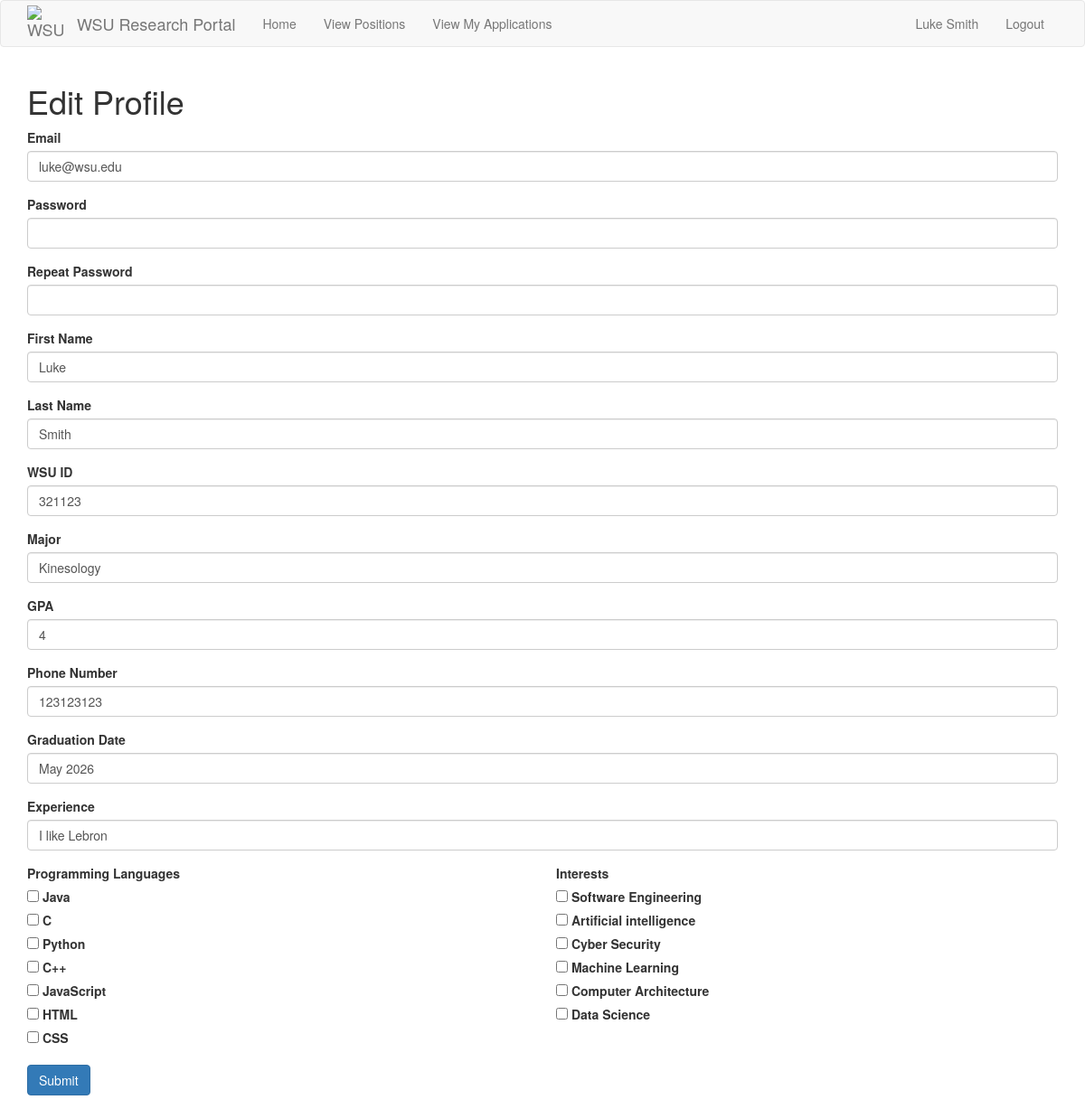
Screenshot of /edit_profile (signed in) with the database file from the repository.
### src/Model/models.py (models this page shows, shortened)
class User(db.Model, UserMixin):
    __tablename__ = 'user'
    id = db.Column(db.Integer, primary_key=True)
    password_hash = db.Column(db.String(128))
    firstname = db.Column(db.String(100))
    lastname = db.Column(db.String(100))
    wsu_id = db.Column(db.String(15), unique = True)
    email = db.Column(db.String(120),unique = True, index = True)
    phone = db.Column(db.String(11),unique = True)
    user_type = db.Column(db.String(50))
    __mapper_args__ = {
        'polymorphic_identity': 'User',
        'polymorphic_on': user_type
    }

class Student(User, db.Model):
    __tablename__='student'
    id = db.Column(db.ForeignKey("user.id"), primary_key = True)
    major = db.Column(db.String(50))
    gpa = db.Column(db.Integer())
    graduationDate = db.Column(db.String(15))
    experience = db.Column(db.String(500))
    applications = db.relationship('Application', backref='applicant')
    interests = db.relationship('Interest',
                                secondary=studentInterests,
                                primaryjoin=(studentInterests.c.student_id == id),
                                lazy='dynamic',
                                overlaps='studentInterests')
    languages = db.relationship('Language',
                                secondary=studentLanguages,
                                primaryjoin=(studentLanguages.c.student_id == id),
                                lazy='dynamic',
                                overlaps='studentLanguages')
    __mapper_args__ = {
        'polymorphic_identity': 'Student'
    }

class Language(db.Model):
    id = db.Column(db.Integer, primary_key=True)
    name = db.Column(db.String(12))
    studentLanguages = db.relationship(
        'Student',
        secondary=studentLanguages,
        primaryjoin=(studentLanguages.c.language_id == id),
        lazy='dynamic',
        overlaps='languages'
    )
    positionLanguages = db.relationship(
        'Position',
        secondary = positionLanguages,
        primaryjoin = (positionLanguages.c.language_id == id),
        lazy = 'dynamic',
        overlaps='languages'
    )

class Interest(db.Model):
    id = db.Column(db.Integer, primary_key=True)
    name = db.Column(db.String(100))
    studentInterests = db.relationship(
        'Student',
        secondary=studentInterests,
        primaryjoin=(studentInterests.c.interest_id == id),
        lazy='dynamic',
        overlaps='interests'
    )
    positionInterests = db.relationship(
        'Position',
        secondary = positionInterests,
        primaryjoin = (positionInterests.c.interest_id == id),
        lazy = 'dynamic',
        overlaps = 'interests'
    )

### src/Controller/routes.py (the view, shortened to what this page needs)
@routes.route('/edit_profile', methods = ['GET', 'POST'])
@login_required
def edit_profile():
    if current_user.user_type == "Student":
        eform = EditStudentForm()
        if request.method == 'POST':
            if eform.validate_on_submit():
                current_user.email = eform.email.data
                current_user.set_password(eform.password.data)
                current_user.firstname = eform.firstname.data
                current_user.lastname = eform.lastname.data
                current_user.wsu_id = eform.wsu_id.data
                current_user.major = eform.major.data
                current_user.gpa = eform.gpa.data
                current_user.graduationDate = eform.graduationDate.data
                current_user.interests = eform.interests.data
                current_user.languages = eform.programming_langs.data
                current_user.experience = eform.experience.data
                current_user.phone = eform.phone.data
                db.session.add(current_user)
                db.session.commit()
                flash("Your changes have been saved")
                return redirect(url_for('routes.display_profile'))
        elif request.method == 'GET':
            eform.email.data = current_user.email
            eform.firstname.data = current_user.firstname
            eform.lastname.data = current_user.lastname
            eform.wsu_id.data = current_user.wsu_id
            eform.major.data = current_user.major
            eform.gpa.data = current_user.gpa
            eform.graduationDate.data = current_user.graduationDate
            eform.interests.data = current_user.interests
            eform.programming_langs.data = current_user.languages
            eform.experience.data = current_user.experience
            eform.phone.data = current_user.phone
        return render_template('Student Pages/edit_student_profile.html', title = 'Edit Profile', form = eform)

### app.py (called while the page is built)
@app.context_processor
def inject_request():
    return dict(request=request)

@app.before_request
def initBD(*args, **kwargs):
    if app.got_first_request:
        db.create_all()
        if Language.query.count() == 0:
            languages = ['Java','C', 'Python', 'C++', 'JavaScript', 'HTML', 'CSS']
            for t in languages:
                db.session.add(Language(name=t))
        db.session.commit()
        if Interest.query.count() == 0:
            interests = ['Software Engineering', 'Artificial intelligence', 'Cyber Security', 'Machine Learning', 'Computer Architecture', 'Data Science']
            for t in interests:
                db.session.add(Interest(name=t))
        db.session.commit()

### src/Controller/forms.py (called while the page is built)
def languages():
    return Language.query.all()

def get_language_label(language):
    return language.name

def interests():
    return Interest.query.all()

def get_interest_label(interest):
    return interest.name

### src/Model/models.py (called while the page is built)
@login.user_loader
def load_user(id):
    return User.query.get(int(id))

### src/View/templates/Student Pages/edit_student_profile.html (shortened to what this page needs)
{% extends "base.html" %}
{% block content %}
<div class="container mt-4">
    <h1>Edit Profile</h1>
    {% if form %}
    <form method="post" action="{{ url_for('routes.edit_profile') }}">
        <div class="form-group">
            {{ form.email.label(class="form-label") }}
            {{ form.email(class="form-control") }}
        </div>
        <div class="form-group">
            {{ form.password.label(class="form-label") }}
            {{ form.password(class="form-control") }}
        </div>
        <div class="form-group">
            {{ form.password2.label(class="form-label") }}
            {{ form.password2(class="form-control") }}
        </div>
        <div class="form-group">
            {{ form.firstname.label(class="form-label") }}
            {{ form.firstname(class="form-control") }}
        </div>
        <div class="form-group">
            {{ form.lastname.label(class="form-label") }}
            {{ form.lastname(class="form-control") }}
        </div>
        <div class="form-group">
            {{ form.wsu_id.label(class="form-label") }}
            {{ form.wsu_id(class="form-control") }}
        </div>
        <div class="form-group">
            {{ form.major.label(class="form-label") }}
            {{ form.major(class="form-control") }}
        </div>
        <div class="form-group">
            {{ form.gpa.label(class="form-label") }}
            {{ form.gpa(class="form-control") }}
        </div>
        <div class="form-group">
            {{ form.phone.label(class="form-label") }}
            {{ form.phone(class="form-control") }}
        </div>
        <div class="form-group">
            {{ form.graduationDate.label(class="form-label") }}
            {{ form.graduationDate(class="form-control") }}
        </div>
        <div class="form-group">
            {{ form.experience.label(class="form-label") }}
            {{ form.experience(class="form-control") }}
        </div>
        <div class="row">
            <div class="col-md-6">
                <div class="form-group">
                    <strong>{{ form.programming_langs.label }}</strong>
                    <ul class="list-unstyled">
                    {% for subfield in form.programming_langs %}
                        <li>
                            {{ subfield }} {{ subfield.label }}
                        </li>
                    {% endfor %}
                    </ul>
                </div>
            </div>
            <div class="col-md-6">
                <div class="form-group">
                    <strong>{{ form.interests.label }}</strong>
                    <ul class="list-unstyled">
                    {% for subfield in form.interests %}
                        <li>
                            {{ subfield }} {{ subfield.label }}
                        </li>
                    {% endfor %}
                    </ul>
                </div>
            </div>
        </div>
        <div class="form-group">
            {{ form.submit(class="btn btn-primary") }}
        </div>
    </form>
    {% endif %}
</div>
{% endblock %}

### src/View/templates/_navbar.html (shortened to what this page needs)
{% block navbar %}
    <nav class="navbar navbar-default">
        <div class="container">
            <div class="navbar-header">
                <a class="navbar-brand" href="{{ url_for('routes.index') }}" style="display: flex; align-items: center;">
                    <img src="{{ url_for('static', filename='wsu-logo.png') }}" alt="WSU Cougarhead" style="width: 40px; height: 40px">
                    <span style="margin-left: 15px;">WSU Research Portal</span>
                </a>
            </div>
            <div class="collapse navbar-collapse" id="bs-example-navbar-collapse-1">
                <ul class="nav navbar-nav">
                        <li {% if request.path == url_for('routes.index') %}class="active"{% endif %}>
                            <a href="{{ url_for('routes.index') }}">Home</a>
                        </li>
                    {% if current_user.user_type == "Professor" %}
                        <li {% if request.path == url_for('positions.positions') %}class="active"{% endif %}>
                            <a href="{{ url_for('positions.positions') }}">View My Positions</a>
                        </li>
                        <li {% if request.path == url_for('positions.create_position') %}class="active"{% endif %}>
                            <a href="{{ url_for('positions.create_position') }}">Create Position</a>
                        </li>
                    {% elif current_user.user_type == "Student" %}
                        <li {% if request.path == url_for('positions.positions') %}class="active"{% endif %}>
                            <a href="{{ url_for('positions.positions') }}">View Positions</a>
                        </li>
                        <li {% if request.path == url_for('routes.my_applications') %}class="active"{% endif %}>
                            <a href="{{ url_for('routes.my_applications') }}">View My Applications</a>
                        </li>
                    {% endif %}
                </ul>
                <ul class="nav navbar-nav navbar-right">
                    {% if current_user.is_anonymous %}
                    <li><a href="{{ url_for('auth.login') }}">Login</a></li>
                    {% else %}
                    <li {% if request.path == url_for('routes.display_profile') %}class="active"{% endif %}>
                        <a href="{{ url_for('routes.display_profile') }}">{{ current_user.firstname }} {{ current_user.lastname }}</a></li>
                    <li><a href="{{ url_for('auth.logout') }}">Logout</a></li>
                    {% endif %}
                </ul>
            </div>
        </div>
    </nav>
{% endblock %}

### rows the page displays
User: firstname "Luke", lastname "Smith", email "luke@wsu.edu", wsu_id "321123", phone "123123123"
Student: major "Kinesology", gpa "4", graduationDate "May 2026", experience "I like Lebron"
Language: label "Java"
Language: label "Python"
Language: label "JavaScript"
Language: label "HTML"
Language: label "CSS"
Interest: label "Software Engineering"
Interest: label "Artificial intelligence"
Interest: label "Cyber Security"
Interest: label "Machine Learning"
Interest: label "Computer Architecture"
Interest: label "Data Science"

### other values shown
{{ subfield.label }} "C" "C++"
